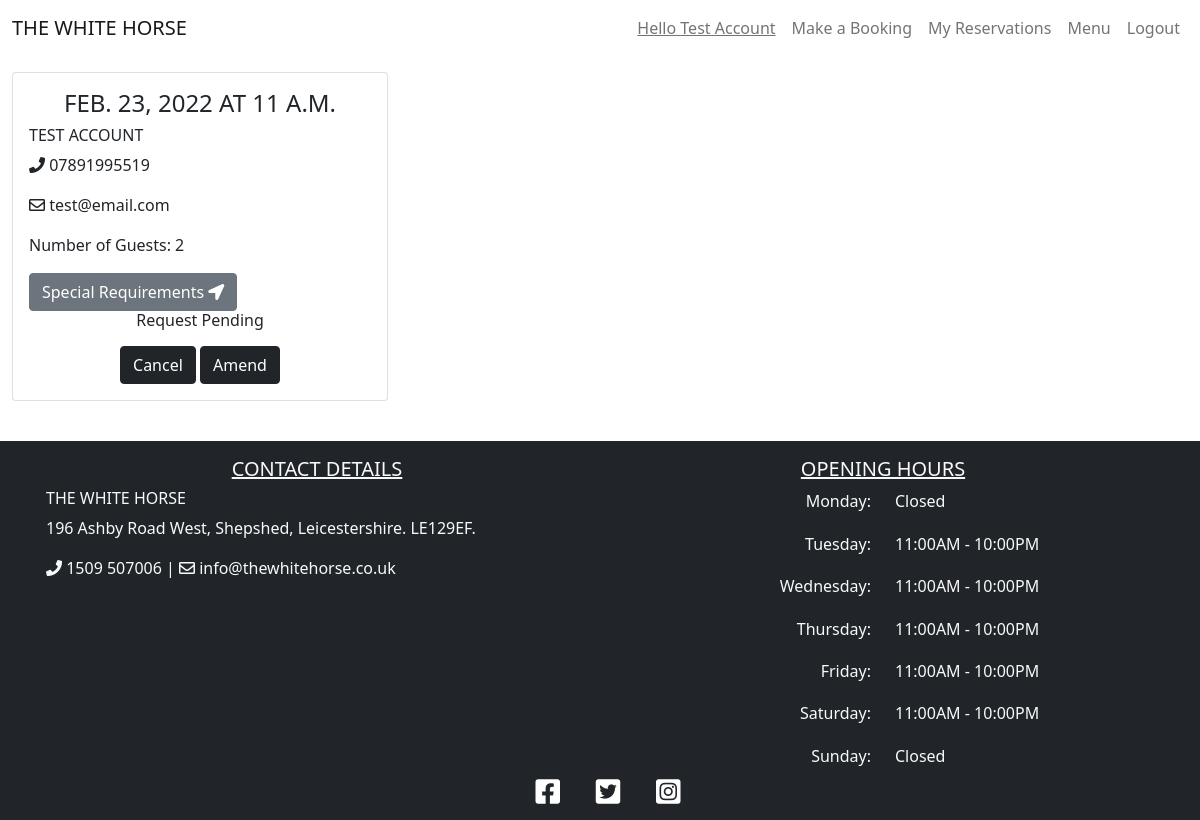
The page /reservations (signed in) on the database as committed earlier.
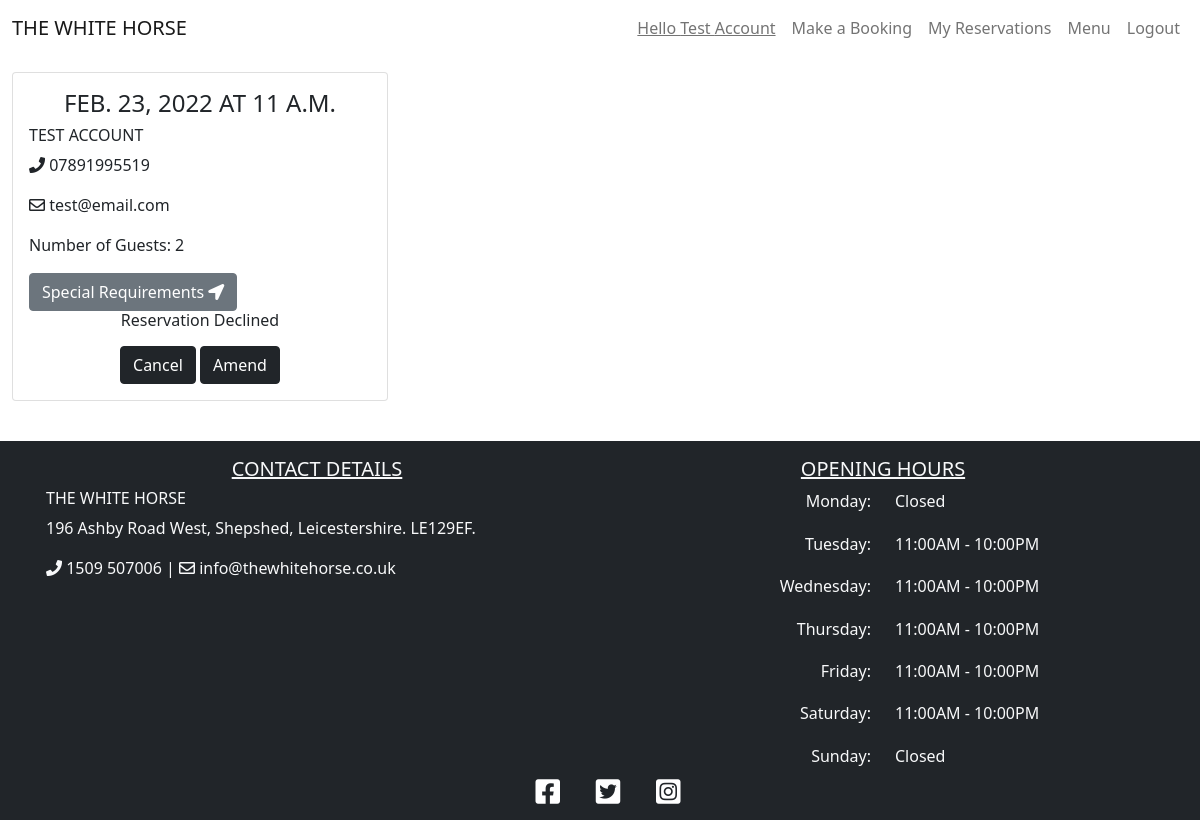
The same page on the database as committed later.
### booking/models.py (models this page shows, shortened)
class Booking(models.Model):
    user = models.ForeignKey(User, on_delete=models.CASCADE)
    lead = models.CharField(max_length=200, blank=False)
    email = models.CharField(max_length=200, blank=False)
    phoneNumberRegex = RegexValidator(regex=r'^\+?1?\d{9,15}$')
    mobile = models.CharField(
        validators=[phoneNumberRegex], max_length=16, blank=False
        )
    date = models.DateField(blank=False)
    time = models.TimeField(blank=False)
    notes = models.TextField(max_length=200)
    guests = models.PositiveIntegerField(blank=False)
    status = models.IntegerField(choices=STATUS, default=0)
    class Meta:
        ordering = ['-date']
        constraints = [
            models.UniqueConstraint(
                fields=['user', 'date', 'time'], name='unique_booking'
            ), ]

### booking/views.py (the view)
# urls.py: path('reservations', views.ReservationList.as_view(), name='reservations'),
class ReservationList(generic.ListView):
    model = Booking
    def sort(self, reservations):
        for reservation in reservations:
            if reservation.date < datetime.date.today():
                reservation.delete()
                return reservations
    def get(self, request, *args, **kwargs):
        if request.user.is_authenticated:
            reservations = Booking.objects.filter(user=request.user)
            self.sort(reservations)
            return render(
                request, 'reservations.html',
                {
                    'reservations': reservations,
                },
            )
        else:
            return redirect(reverse("account_login"))

### booking/mapbox_context_processor.py (called while the page is built)
def mapbox_renderer(request):
    return {
       'mapbox_token': settings.MAPBOX_TOKEN
    }

### templates/reservations.html (shortened to what this page needs)
{% extends "base.html" %}
{% block content %}
{% if not reservations %}
<div class="container mb-3">
    <div class="row">
        <div class="col-lg-12 text-center">
            <h4 class="page-heading">Reservations</h4>
            <p>It looks like you have no upcoming reservations.</p>
            <a href="{% url 'booking' %}"><button class="btn btn-dark">Make a Booking</button></a>
        </div>
    </div>
</div>
{% else %}
<div class="container-fluid mb-3">
    <div class="row">
        <div class="col-12 mt-3 left">
            <div class="row">
                {% for reservation in reservations %}
                <div class="col-md-4">
                    <div class="card mb-4">
                        <div class="card-body">
                            <h4 class='card-title text-uppercase text-center'>{{ reservation.date }} at
                                {{ reservation.time }}</h4>
                            <h6 class="text-uppercase">{{ reservation.lead }}</h6>
                            <div class='card-text'>
                                <p><i class="fas fa-phone"></i> {{ reservation.mobile }}</p>
                                <p><i class="far fa-envelope"></i> {{ reservation.email }}</p>
                                <p>Number of Guests: {{ reservation.guests }}</p>
                                <button data-bs-toggle='modal' data-bs-target='#notes' class="btn btn-secondary">Special
                                    Requirements <i class="fas fa-location-arrow"></i></button>
                                <div class='text-center h6'>
                                    {% if reservation.status == 1 %}
                                    <p>Reservation Accepted</p>
                                    {% elif reservation.status == 2 %}
                                    <p>Reservation Declined</p>
                                    {% else %}
                                    <p>Request Pending</p>
                                    {% endif %}
                                </div>
                            </div>
                            <div class='text-center'>
                                <button data-bs-toggle='modal' data-bs-target='#cancel' class="btn btn-dark">Cancel</button>
                                <a href="/amend/{{ reservation.id }}"><button class="btn btn-dark">Amend</button></a>
                            </div>
                        </div>
                    </div>
                </div>
                    {% endfor %}
                </div>
        </div>
    </div>
</div>
{% endif %}
{% endblock %}

Rows that differ between the two databases and show on the page:
changed Booking "TEST ACCOUNT": status "Request Pending" → "Reservation Declined"
